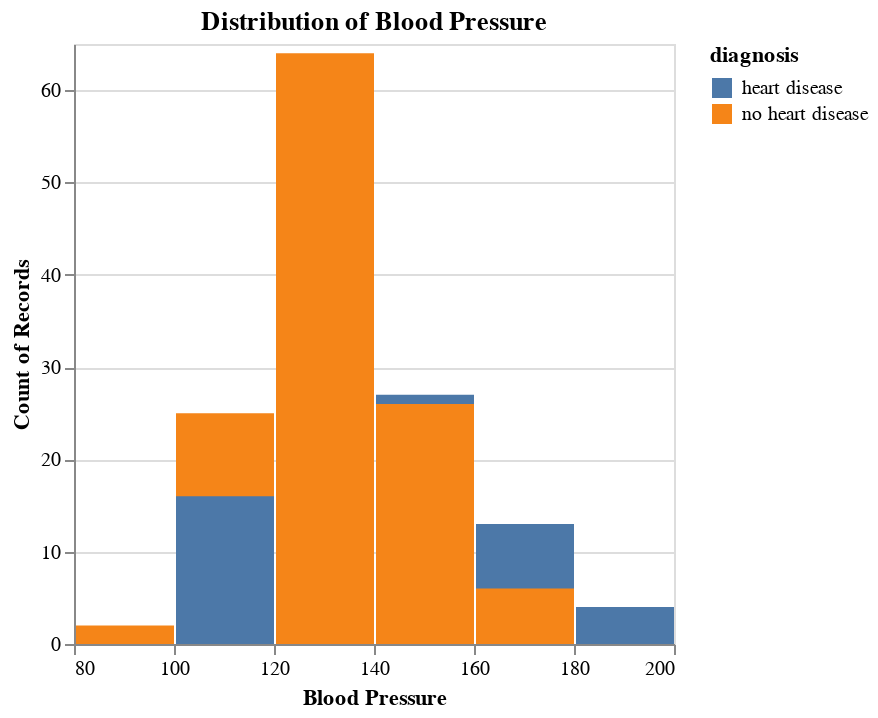

The notebook cell saved with this chart:
### Code cell
# blood pressure
bp_hist = alt.Chart(heart_disease_to_plot).mark_bar().encode(
    x=alt.X("resting_bp:Q", bin = True).title("Blood Pressure"),
    y=alt.Y("count()").stack(False),
    color="diagnosis:N"
).properties(
    title = "Distribution of Blood Pressure"
)

bp_hist

### Figure 1 — Vega-Lite specification as saved in the notebook (floating-point values rounded to 4 significant figures; data arrays with more than 128 entries replaced by an {"elided": "..."} marker saying what was removed)
{"config": {"view": {"continuousWidth": 300, "continuousHeight": 300}}, "data": {"name": "data-b0f88de0271cbcb1074a29c71add30d9"}, "mark": {"type": "bar"}, "encoding": {"color": {"field": "diagnosis", "type": "nominal"}, "x": {"bin": true, "field": "resting_bp", "title": "Blood Pressure", "type": "quantitative"}, "y": {"aggregate": "count", "stack": false, "type": "quantitative"}}, "title": "Distribution of Blood Pressure", "$schema": "https://vega.github.io/schema/vega-lite/v5.15.1.json", "datasets": {"data-b0f88de0271cbcb1074a29c71add30d9": {"elided": "227 records"}}}
